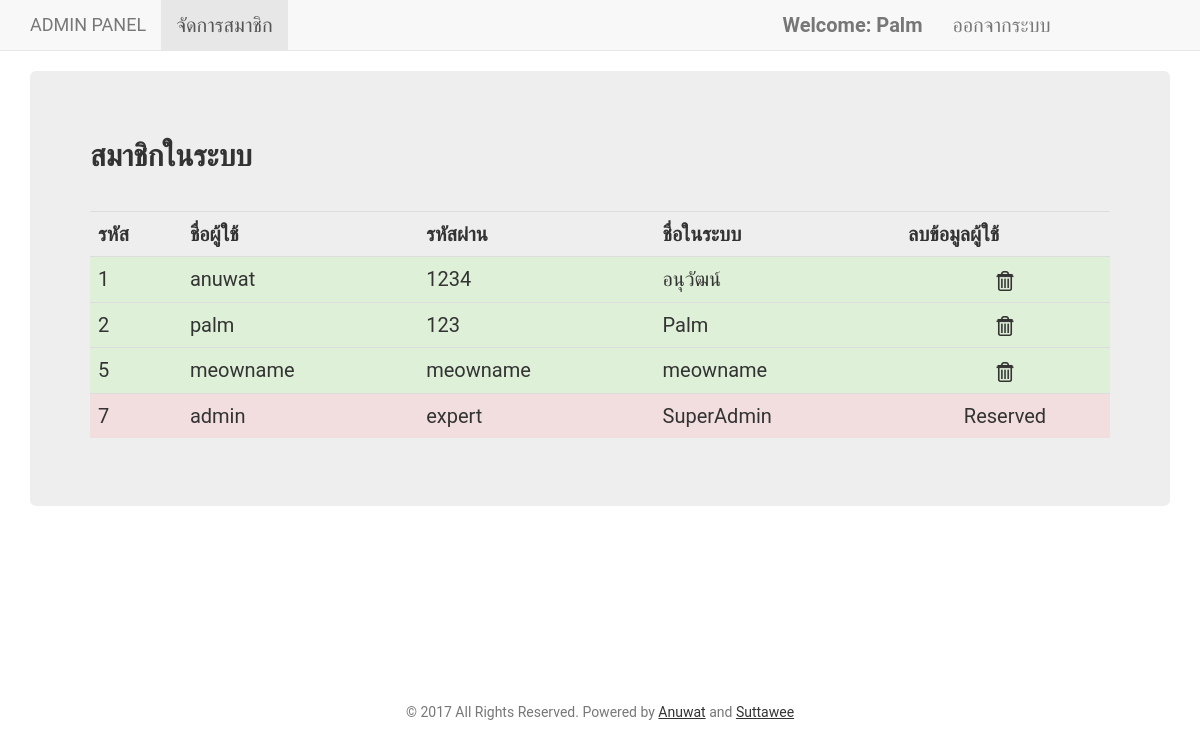
Screenshot of /admin/index.php (signed in) with the database file from the repository.
### tables this page shows
CREATE TABLE `user` (
  `id` int(11) NOT NULL,
  `username` varchar(30) NOT NULL,
  `password` varchar(30) NOT NULL,
  `nick_name` varchar(30) NOT NULL
);

### admin/index.php (the view, shortened to what this page needs)
<?php
    if(@$_SESSION['admin'] == NULL){
        echo "<!DOCTYPE html>";
            echo "<html>";
            echo "<link rel=\"stylesheet\" href=\"css/bootstrap.min.css\">";
            echo "<body style=\"background-color:black\">";
            echo "<center>";
            echo "<div class=\"jumbotron\" style=\"background-color:black\">";
            echo "<a href=\"admin_login.php\">";
            echo "<h1 class=\"btn btn-danger\" style=\"color:white\">#ERROR #GO TO LOGIN NOW</h1>";
            echo "</a>";
            echo "</div>";
            echo "</center>";
            echo "</body>";
            echo "</html>";
    }else{
?>
<!DOCTYPE html>
<html lang="en">
  <head>
    <link href="vendor/bootstrap/css/bootstrap.min.css" rel="stylesheet">
    <link href="css/clean-blog.min.css" rel="stylesheet">
  </head>
  <body>
    <nav class="navbar navbar-default navbar-static-top">
      <div class="container">
        <div class="navbar-header">
          <a class="navbar-brand" href="index.php"">ADMIN PANEL</a>
        </div>
        <div id="navbar" class="navbar-collapse collapse">
          <ul class="nav navbar-nav">
            <li class="active"><a href="index.php"">จัดการสมาชิก</a></li>
            <li ><a href="#""></a></li>
            <li ><a href="#""></a></li>
            <li ><a href="#""></a></li>
            <li ><a href="#""></a></li>
            <li ><a href="#""></a></li>
            <li ><a href="#""></a></li>
            <li ><a href="#""></a></li>
            <li ><a href="#""></a></li>
            <li ><a href="#""></a></li>
            <li ><a href="#""></a></li>
            <li ><a href="#""></a></li>
            <li ><a href="#""></a></li>
            <li ><a href="#""></a></li>
            <li ><a href="#""></a></li>
            <li ><a href="#""></a></li>
            <li ><a href="#""></a></li>
            <li ><a href="#""><b><?php echo "Welcome: ".$_SESSION['admin']; ?></b></a></li>
            <li><a href="admin_logout.php">ออกจากระบบ</a></li>
          </ul>
        </div>
      </div>
    </nav>
<?php
require 'connect_db.php';
?>
    <div class="container">
      <div class="jumbotron">
        <h2>สมาชิกในระบบ</h2><br>
        <?php
        	$sql = "SELECT * FROM user";
			$result = $connect_db->query($sql);
			if ($result->num_rows > 0) {
        ?>
        <div class="table-responsive">
  			<table class="table">
    		<th>รหัส</th>
    		<th>ชื่อผู้ใช้</th>
    		<th>รหัสผ่าน</th>
    		<th>ชื่อในระบบ</th>
    		<th>ลบข้อมูลผู้ใช้</th>
    		<?php
    		while($row = $result->fetch_assoc()) {
    		?>
    		<?php
    		if($row["username"]=="admin"){
    			echo '<tr class="danger">';
    			echo '<td>'.$row["id"].'</td>';
    			echo '<td>'.$row["username"].'</td>';
    			echo '<td>'.$row["password"].'</td>';
    			echo '<td>'.$row["nick_name"].'</td>';
    			echo '<td align="center">'."Reserved".'</td>';
    			echo '</tr>';
    		}else{
    		?>
    		<tr class="success">
    			<td><?php echo $row["id"];?></td>
    			<td><?php echo $row["username"];?></td>
    			<td><?php echo $row["password"];?></td>
    			<td><?php echo $row["nick_name"];?></td>
    			<td align="center"><a href="user_remove.php?id=<?php echo $row["id"];?>"><img  src="img/del.png" alt="delete" height="20" width="20"></a></td>
    		</tr>
    		<?php
    	}
		}
			} else {
    		echo "0 results";
			}
		?>
  			</table>
		</div>
      </div>
</div>
     <br /><br /><br /><footer>
       <p class="copyright text-muted">&copy; 2017 All Rights Reserved. Powered by <a href="https://www.facebook.com/un4ckn0wl3z" target="_blank">Anuwat</a> and <a href="https://www.facebook.com/suttawee555?fref=ts" target="_blank">Suttawee</a></p><br /><br /><br /><br />
    </footer>
  </body>
</html>
<?php
}
?>

### rows the page displays
user: id "1", username "anuwat", password "1234", nick_name "อนุวัฒน์"
user: id "2", username "palm", password "123", nick_name "Palm"
user: id "5", username "meowname", password "meowname", nick_name "meowname"
user: id "7", username "admin", password "expert", nick_name "SuperAdmin"

### other values shown
$_SESSION['admin'] "Palm"
